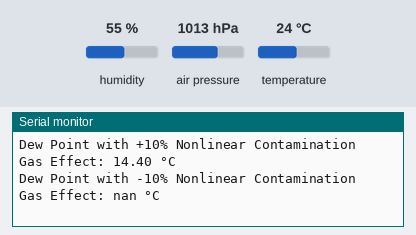
The sketch below on a simulated Arduino Uno, built with avr-gcc and run on an emulated ATmega328P. Shown: the last lines printed to the serial monitor. The inputs (shaded band) are chosen by the test bench; at power-on: humidity 55 %, air pressure 1013 hPa, temperature 24 °C.

Above: at 2.9 s.
3.0 s: humidity set to 22 %
At 5.3 s:
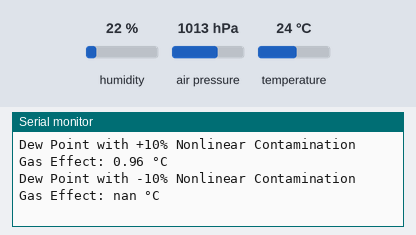
5.9 s: air pressure set to 952 hPa
At 7.4 s:
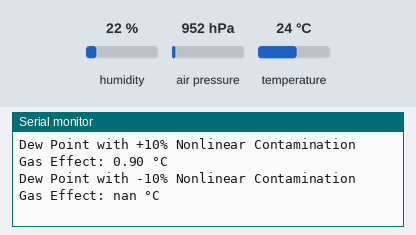
8.8 s: temperature set to 12 °C
At 11.7 s:
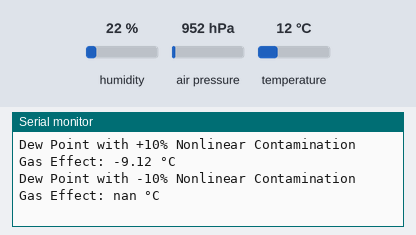
Timing chart, 0 to 13.2 s (numbered marks = the images above; inputs shaded):
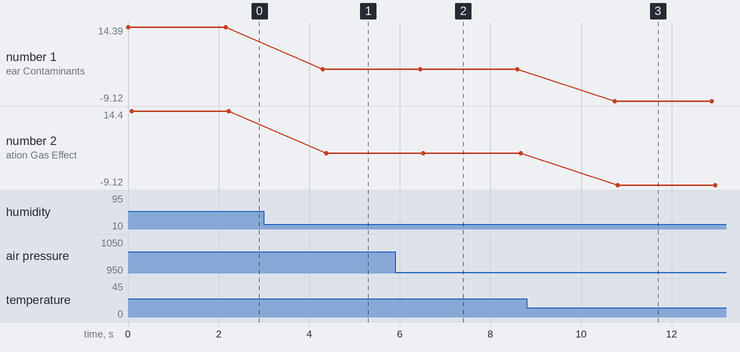

The sketch:

monte_carlo.ino
```cpp
#include <Wire.h>             // For I2C communication
#include <Adafruit_Sensor.h>  // For sensors
#include <Adafruit_BME280.h>  // For BME280 sensor

// Create an instance of the BME280 sensor
Adafruit_BME280 bme;

// Constants for the Magnus-Tetens formula
const float A = 17.27;
const float B = 237.7;

// Constants for barometric pressure influence
const float pressureFactor = 0.001; // Effect factor of pressure on dew point

// Empirical coefficients and scaling factors for contaminant gases
const float CO2Factor = 0.003;   // Base influence factor for CO2
const float SO2Factor = 0.005;   // Base influence factor for SO2
const float NO2Factor = 0.004;   // Base influence factor for NO2

// Nonlinear scaling factors
const float CO2NonlinearFactor = 1.5;  // Exponential scaling factor for CO2
const float SO2NonlinearFactor = 1.3;  // Exponential scaling factor for SO2
const float NO2NonlinearFactor = 1.4;  // Exponential scaling factor for NO2

// Function to calculate dew point using the Magnus-Tetens formula
float calculateDewPoint(float temperature, float humidity) {
  float alpha = ((A * temperature) / (B + temperature)) + log(humidity / 100.0);
  float dewPoint = (B * alpha) / (A - alpha);
  return dewPoint;
}

// Function to adjust dew point based on barometric pressure
float adjustDewPointForPressure(float dewPoint, float pressure) {
  // Adjust dew point based on pressure
  float adjustedDewPoint = dewPoint + (pressure - 1013.25) * pressureFactor;
  return adjustedDewPoint;
}

// Function to adjust dew point for a specific gas using nonlinear effects
float adjustDewPointForGasNonlinear(float dewPoint, float concentration, float gasFactor, float nonlinearFactor) {
  // Apply a nonlinear adjustment based on gas concentration and nonlinear scaling factor
  float adjustment = gasFactor * pow(concentration, nonlinearFactor);
  return dewPoint + dewPoint * adjustment;
}

// Function to adjust dew point for combined nonlinear gas effects
float adjustDewPointForContaminantsNonlinear(float dewPoint, float co2Deviation, float so2Deviation, float no2Deviation) {
  // Adjust for each gas individually with nonlinear effects
  float dewPointCO2 = adjustDewPointForGasNonlinear(dewPoint, co2Deviation, CO2Factor, CO2NonlinearFactor);
  float dewPointSO2 = adjustDewPointForGasNonlinear(dewPointCO2, so2Deviation, SO2Factor, SO2NonlinearFactor);
  float dewPointNO2 = adjustDewPointForGasNonlinear(dewPointSO2, no2Deviation, NO2Factor, NO2NonlinearFactor);

  return dewPointNO2;
}

// Accessory function to verify dew point with ±10% contamination gas deviations and nonlinear effects
void verifyDewPointNonlinear(float dewPoint) {
  float dewPointPlus10 = adjustDewPointForContaminantsNonlinear(dewPoint, 0.10, 0.10, 0.10);
  float dewPointMinus10 = adjustDewPointForContaminantsNonlinear(dewPoint, -0.10, -0.10, -0.10);

  Serial.print("Dew Point with +10% Nonlinear Contamination Gas Effect: ");
  Serial.print(dewPointPlus10);
  Serial.println(" °C");

  Serial.print("Dew Point with -10% Nonlinear Contamination Gas Effect: ");
  Serial.print(dewPointMinus10);
  Serial.println(" °C");
}

void setup() {
  Serial.begin(9600);
  // Initialize BME280 sensor
  if (!bme.begin(0x76)) {
    Serial.println("Could not find a valid BME280 sensor, check wiring!");
    while (1);
  }
}

void loop() {
  // Read sensor values
  float temperature = bme.readTemperature();     // in °C
  float humidity = bme.readHumidity();           // in %
  float pressure = bme.readPressure() / 100.0F;  // in hPa

  // Calculate the basic dew point
  float dewPoint = calculateDewPoint(temperature, humidity);

  // Adjust the dew point for barometric pressure
  float dewPointAdjusted = adjustDewPointForPressure(dewPoint, pressure);

  // Calculate combined nonlinear contaminant effects assuming 0% deviation initially
  float dewPointFinal = adjustDewPointForContaminantsNonlinear(dewPointAdjusted, 0.0, 0.0, 0.0);

  // Display the main dew point calculation
  Serial.print("Calculated Dew Point (Adjusted for Nonlinear Contaminants): ");
  Serial.print(dewPointFinal);
  Serial.println(" °C");

  // Accessory function for ±10% contamination gas deviations with nonlinear effects
  verifyDewPointNonlinear(dewPointFinal);

  delay(2000); // Wait before the next reading
}
```

Measured:
- after the input at 3.0 s, the serial monitor: prints a new line after 1.3 s (image 1)
- after the input at 5.9 s, the serial monitor: prints a new line after 0.55 s (image 2)
- after the input at 8.8 s, the serial monitor: prints a new line after 1.9 s (image 3)
- plotted number 1: 14.39 → 0.96 after the input at 3.0 s, 0.96 → 0.9 after the input at 5.9 s, 0.9 → -9.12 after the input at 8.8 s
- plotted number 2: 14.4 → 0.96 after the input at 3.0 s, 0.96 → 0.9 after the input at 5.9 s, 0.9 → -9.12 after the input at 8.8 s
